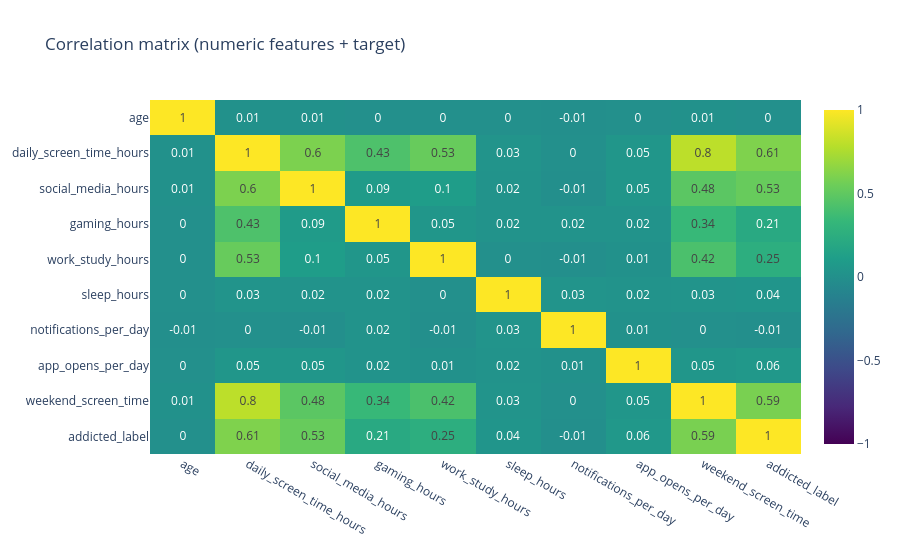

Here is the notebook cell this chart was saved with:
### Markdown cell above
## 5. Correlation matrix

### Code cell
corr = train[NUM_COLS + [TARGET]].corr().round(2)

fig = go.Figure(go.Heatmap(
    z=corr.values, x=corr.columns, y=corr.columns,
    colorscale="Viridis", zmid=0, text=corr.values, texttemplate="%{text}",
    hovertemplate="%{y} vs %{x}: %{z}<extra></extra>",
))
fig.update_layout(title="Correlation matrix (numeric features + target)", height=550,
                   yaxis_autorange="reversed")
fig.show()

### Figure 1 — Plotly figure (JSON) as saved in the notebook; plotly's stock layout.template omitted (floating-point values rounded to 4 significant figures)
{"data": [{"colorscale": [[0.0, "#440154"], [0.1111, "#482878"], [0.2222, "#3e4989"], [0.3333, "#31688e"], [0.4444, "#26828e"], [0.5556, "#1f9e89"], [0.6667, "#35b779"], [0.7778, "#6ece58"], [0.8889, "#b5de2b"], [1.0, "#fde725"]], "hovertemplate": "%{y} vs %{x}: %{z}<extra></extra>", "text": [[1.0, 0.01, 0.01, 0.0, 0.0, 0.0, -0.01, 0.0, 0.01, 0.0], [0.01, 1.0, 0.6, 0.43, 0.53, 0.03, 0.0, 0.05, 0.8, 0.61], [0.01, 0.6, 1.0, 0.09, 0.1, 0.02, -0.01, 0.05, 0.48, 0.53], [0.0, 0.43, 0.09, 1.0, 0.05, 0.02, 0.02, 0.02, 0.34, 0.21], [0.0, 0.53, 0.1, 0.05, 1.0, -0.0, -0.01, 0.01, 0.42, 0.25], [0.0, 0.03, 0.02, 0.02, -0.0, 1.0, 0.03, 0.02, 0.03, 0.04], [-0.01, 0.0, -0.01, 0.02, -0.01, 0.03, 1.0, 0.01, -0.0, -0.01], [0.0, 0.05, 0.05, 0.02, 0.01, 0.02, 0.01, 1.0, 0.05, 0.06], [0.01, 0.8, 0.48, 0.34, 0.42, 0.03, -0.0, 0.05, 1.0, 0.59], [0.0, 0.61, 0.53, 0.21, 0.25, 0.04, -0.01, 0.06, 0.59, 1.0]], "texttemplate": "%{text}", "type": "heatmap", "x": ["age", "daily_screen_time_hours", "social_media_hours", "gaming_hours", "work_study_hours", "sleep_hours", "notifications_per_day", "app_opens_per_day", "weekend_screen_time", "addicted_label"], "y": ["age", "daily_screen_time_hours", "social_media_hours", "gaming_hours", "work_study_hours", "sleep_hours", "notifications_per_day", "app_opens_per_day", "weekend_screen_time", "addicted_label"], "z": [[1.0, 0.01, 0.01, 0.0, 0.0, 0.0, -0.01, 0.0, 0.01, 0.0], [0.01, 1.0, 0.6, 0.43, 0.53, 0.03, 0.0, 0.05, 0.8, 0.61], [0.01, 0.6, 1.0, 0.09, 0.1, 0.02, -0.01, 0.05, 0.48, 0.53], [0.0, 0.43, 0.09, 1.0, 0.05, 0.02, 0.02, 0.02, 0.34, 0.21], [0.0, 0.53, 0.1, 0.05, 1.0, -0.0, -0.01, 0.01, 0.42, 0.25], [0.0, 0.03, 0.02, 0.02, -0.0, 1.0, 0.03, 0.02, 0.03, 0.04], [-0.01, 0.0, -0.01, 0.02, -0.01, 0.03, 1.0, 0.01, -0.0, -0.01], [0.0, 0.05, 0.05, 0.02, 0.01, 0.02, 0.01, 1.0, 0.05, 0.06], [0.01, 0.8, 0.48, 0.34, 0.42, 0.03, -0.0, 0.05, 1.0, 0.59], [0.0, 0.61, 0.53, 0.21, 0.25, 0.04, -0.01, 0.06, 0.59, 1.0]], "zmid": 0}], "layout": {"height": 550, "title": {"text": "Correlation matrix (numeric features + target)"}, "yaxis": {"autorange": "reversed"}}}
